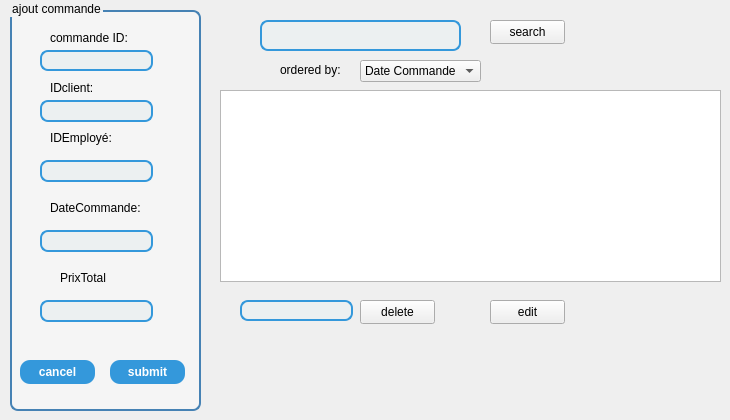
      <widget class="QWidget" name="tab_5">
       <attribute name="title">
        <string>ajoutCD</string>
       </attribute>
       <widget class="QGroupBox" name="groupBox_3">
        <property name="geometry">
         <rect>
          <x>10</x>
          <y>0</y>
          <width>191</width>
          <height>411</height>
         </rect>
        </property>
        <property name="styleSheet">
         <string notr="true">QGroupBox {
	font: 9pt &quot;Segoe UI&quot;;
	font: 900 12pt &quot;Segoe UI&quot;;
    background-color: #f5f5f5;
    border: 2px solid #4682B4;
    border-radius: 8px;
    margin-top: 10px;
}
QPushButton {
    background-color: #4682B4;
    color: white;
    border-radius: 5px;
    padding: 5px;
}
QPushButton:hover {
    background-color: #5A9BD5;
}</string>
        </property>
        <property name="title">
         <string>ajout commande</string>
        </property>
        <widget class="QLineEdit" name="prix_total_commande">
         <property name="geometry">
          <rect>
           <x>30</x>
           <y>300</y>
           <width>113</width>
           <height>22</height>
          </rect>
         </property>
         <property name="styleSheet">
          <string notr="true">QLineEdit {
    border: 2px solid #3498db;
    border-radius: 8px;
    padding: 4px;
    background-color: #ecf0f1;
    color: #2c3e50;
	font-size: 8pt;
}

QLineEdit:focus {
    border: 2px solid #2980b9;
    background-color: #ffffff;
}
</string>
         </property>
        </widget>
        <widget class="QLabel" name="label_14">
         <property name="geometry">
          <rect>
           <x>50</x>
           <y>270</y>
           <width>91</width>
           <height>16</height>
          </rect>
         </property>
         <property name="text">
          <string>PrixTotal</string>
         </property>
        </widget>
        <widget class="QPushButton" name="ajouter_commande">
         <property name="geometry">
          <rect>
           <x>100</x>
           <y>360</y>
           <width>75</width>
           <height>24</height>
          </rect>
         </property>
         <property name="styleSheet">
          <string notr="true">QPushButton {
    background-color: #3498db;
    color: white;
    border-radius: 10px;
    font-weight: bold;
    padding: 5px 10px;
}

QPushButton:hover {
    background-color: #2980b9;
}

QPushButton:pressed {
    background-color: #1c5980;
}
</string>
         </property>
         <property name="text">
          <string>submit</string>
         </property>
        </widget>
        <widget class="QPushButton" name="cancelbut_2">
         <property name="geometry">
          <rect>
           <x>10</x>
           <y>360</y>
           <width>75</width>
           <height>24</height>
          </rect>
         </property>
         <property name="styleSheet">
          <string notr="true">QPushButton {
    background-color: #3498db;
    color: white;
    border-radius: 10px;
    font-weight: bold;
    padding: 5px 10px;
}

QPushButton:hover {
    background-color: #2980b9;
}

QPushButton:pressed {
    background-color: #1c5980;
}
</string>
         </property>
         <property name="text">
          <string>cancel</string>
         </property>
        </widget>
        <widget class="QLineEdit" name="id_commande">
         <property name="geometry">
          <rect>
           <x>30</x>
           <y>50</y>
           <width>113</width>
           <height>21</height>
          </rect>
         </property>
         <property name="styleSheet">
          <string notr="true">QLineEdit {
    border: 2px solid #3498db;
    border-radius: 8px;
    padding: 4px;
    background-color: #ecf0f1;
    color: #2c3e50;
	font-size: 8pt;
}

QLineEdit:focus {
    border: 2px solid #2980b9;
    background-color: #ffffff;
}
</string>
         </property>
        </widget>
        <widget class="QLineEdit" name="id_client_commande">
         <property name="geometry">
          <rect>
           <x>30</x>
           <y>100</y>
           <width>113</width>
           <height>22</height>
          </rect>
         </property>
         <property name="styleSheet">
          <string notr="true">QLineEdit {
    border: 2px solid #3498db;
    border-radius: 8px;
    padding: 4px;
    background-color: #ecf0f1;
    color: #2c3e50;
	font-size: 8pt;
}

QLineEdit:focus {
    border: 2px solid #2980b9;
    background-color: #ffffff;
}
</string>
         </property>
        </widget>
        <widget class="QLineEdit" name="id_employe_commande">
         <property name="geometry">
          <rect>
           <x>30</x>
           <y>160</y>
           <width>113</width>
           <height>22</height>
          </rect>
         </property>
         <property name="styleSheet">
          <string notr="true">QLineEdit {
    border: 2px solid #3498db;
    border-radius: 8px;
    padding: 4px;
    background-color: #ecf0f1;
    color: #2c3e50;
	font-size: 8pt;
}

QLineEdit:focus {
    border: 2px solid #2980b9;
    background-color: #ffffff;
}
</string>
         </property>
        </widget>
        <widget class="QLineEdit" name="date_commande">
         <property name="geometry">
          <rect>
           <x>30</x>
           <y>230</y>
           <width>113</width>
           <height>22</height>
          </rect>
         </property>
         <property name="styleSheet">
          <string notr="true">QLineEdit {
    border: 2px solid #3498db;
    border-radius: 8px;
    padding: 4px;
    background-color: #ecf0f1;
    color: #2c3e50;
	font-size: 8pt;
}

QLineEdit:focus {
    border: 2px solid #2980b9;
    background-color: #ffffff;
}
</string>
         </property>
        </widget>
        <widget class="QLabel" name="label_10">
         <property name="geometry">
          <rect>
           <x>40</x>
           <y>30</y>
           <width>81</width>
           <height>16</height>
          </rect>
         </property>
         <property name="text">
          <string>commande ID:</string>
         </property>
        </widget>
        <widget class="QLabel" name="label_11">
         <property name="geometry">
          <rect>
           <x>40</x>
           <y>80</y>
           <width>81</width>
           <height>16</height>
          </rect>
         </property>
         <property name="text">
          <string>IDclient:</string>
         </property>
        </widget>
        <widget class="QLabel" name="label_12">
         <property name="geometry">
          <rect>
           <x>40</x>
           <y>130</y>
           <width>81</width>
           <height>16</height>
          </rect>
         </property>
         <property name="text">
          <string>IDEmployé:</string>
         </property>
        </widget>
        <widget class="QLabel" name="label_13">
         <property name="geometry">
          <rect>
           <x>40</x>
           <y>200</y>
           <width>101</width>
           <height>16</height>
          </rect>
         </property>
         <property name="text">
          <string>DateCommande:</string>
         </property>
        </widget>
       </widget>
       <widget class="QLineEdit" name="id_commande_rech">
        <property name="geometry">
         <rect>
          <x>260</x>
          <y>20</y>
          <width>201</width>
          <height>31</height>
         </rect>
        </property>
        <property name="styleSheet">
         <string notr="true">QLineEdit {
    border: 2px solid #3498db;
    border-radius: 8px;
    padding: 4px;
    background-color: #ecf0f1;
    color: #2c3e50;
}

QLineEdit:focus {
    border: 2px solid #2980b9;
    background-color: #ffffff;
}
</string>
        </property>
       </widget>
       <widget class="QPushButton" name="rechercher_commande">
        <property name="geometry">
         <rect>
          <x>490</x>
          <y>20</y>
          <width>75</width>
          <height>24</height>
         </rect>
        </property>
        <property name="text">
         <string>search</string>
        </property>
       </widget>
       <widget class="QLabel" name="label_15">
        <property name="geometry">
         <rect>
          <x>280</x>
          <y>60</y>
          <width>121</width>
          <height>20</height>
         </rect>
        </property>
        <property name="text">
         <string>ordered by:</string>
        </property>
       </widget>
       <widget class="QComboBox" name="trier_date_commande">
        <property name="geometry">
         <rect>
          <x>360</x>
          <y>60</y>
          <width>121</width>
          <height>22</height>
         </rect>
        </property>
        <item>
         <property name="text">
          <string>Date Commande</string>
         </property>
        </item>
        <item>
         <property name="text">
          <string>prix total</string>
         </property>
        </item>
        <item>
         <property name="text">
          <string>commandeID</string>
         </property>
        </item>
       </widget>
       <widget class="QPushButton" name="supprimer_commande">
        <property name="geometry">
         <rect>
          <x>360</x>
          <y>300</y>
          <width>75</width>
          <height>24</height>
         </rect>
        </property>
        <property name="text">
         <string>delete</string>
        </property>
       </widget>
       <widget class="QPushButton" name="modifier_commande">
        <property name="geometry">
         <rect>
          <x>490</x>
          <y>300</y>
          <width>75</width>
          <height>24</height>
         </rect>
        </property>
        <property name="text">
         <string>edit</string>
        </property>
       </widget>
       <widget class="QLineEdit" name="id_commande_supp">
        <property name="geometry">
         <rect>
          <x>240</x>
          <y>300</y>
          <width>113</width>
          <height>21</height>
         </rect>
        </property>
        <property name="styleSheet">
         <string notr="true">QLineEdit {
    border: 2px solid #3498db;
    border-radius: 8px;
    padding: 4px;
    background-color: #ecf0f1;
    color: #2c3e50;
	font-size: 8pt;
}

QLineEdit:focus {
    border: 2px solid #2980b9;
    background-color: #ffffff;
}
</string>
        </property>
       </widget>
       <widget class="QTableWidget" name="tableWidget_2">
        <property name="geometry">
         <rect>
          <x>220</x>
          <y>90</y>
          <width>501</width>
          <height>192</height>
         </rect>
        </property>
       </widget>
      </widget>
